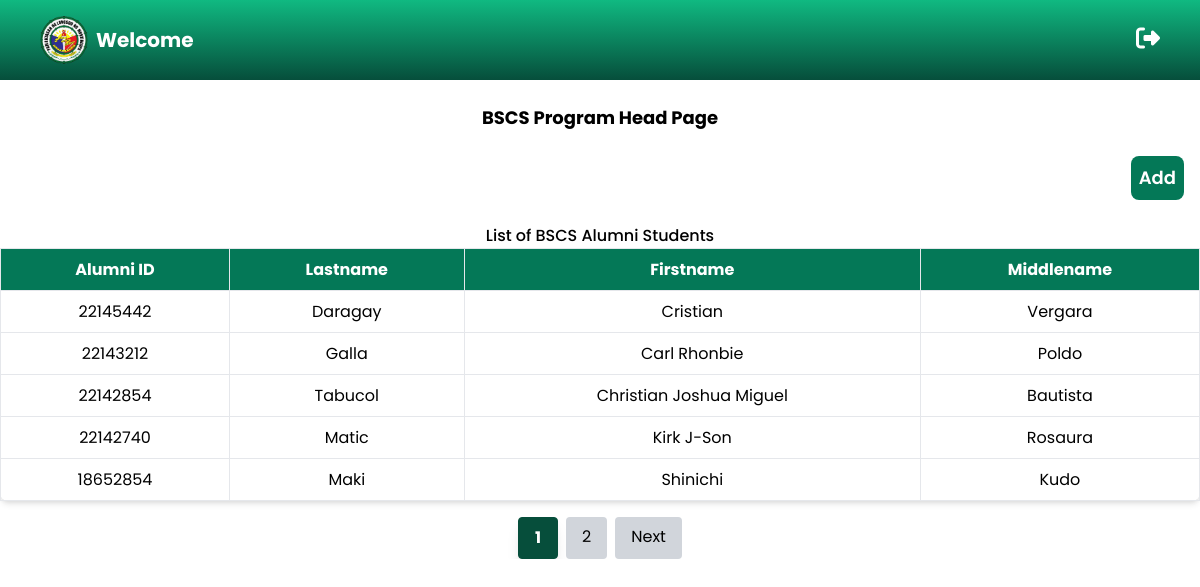
Screenshot of /Alumni_System/users/CITCS/BSCS/bscs_page.php with the database file from the repository.
### tables this page shows
CREATE TABLE `students_table` (
  `id` int(11) NOT NULL,
  `alumni_id` int(8) NOT NULL,
  `lastname` varchar(225) NOT NULL,
  `firstname` varchar(225) NOT NULL,
  `middlename` varchar(225) NOT NULL,
  `gender` enum('Male','Female','Others','') NOT NULL,
  `address` varchar(225) NOT NULL,
  `email` varchar(225) NOT NULL,
  `contact` int(11) NOT NULL
);

### Alumni_System/users/CITCS/BSCS/bscs_page.php (the view, shortened to what this page needs)
<?php
    include ("../../../includes/header.php");
    include ("../../../config/app.php");
    $limit = 10;
    $page = isset($_GET['page']) ? (int)$_GET['page'] : 1;
    $offset = ($page - 1) * $limit;
    $countQuery = "SELECT COUNT(*) AS total FROM students_table AS s
                JOIN students_background_table AS sb ON s.alumni_id = sb.alumni_id
                WHERE sb.program IN ('BSCS', 'BSIT', 'ACT')";
    $result = mysqli_query($conn, $countQuery);
    $row = mysqli_fetch_assoc($result);
    $totalPages = ceil($row['total'] / $limit);
?>
<body>
    <?php
        include ("../../../includes/nav.php");
    ?>
    <h1 class="text-lg text-center font-bold p-2">BSCS Program Head Page</h1>
            <div class="flex p-4 justify-end">
        <button id="openModal" class="bg-green-700 text-white p-2 rounded-lg hover:bg-green-900 transition text-lg font-semibold">
            Add
        </button>
        </div>
    <div class="mt-2 overflow-x-auto">
        <h2 class="text-md text-center font-medium">List of BSCS Alumni Students</h2>
        <table class="min-w-full bg-white border border-gray-300 rounded-lg shadow-md">
            <thead>
                <tr class="bg-green-700 text-white">
                    <th class="px-4 py-2 border">Alumni ID</th>
                    <th class="px-4 py-2 border">Lastname</th>
                    <th class="px-4 py-2 border">Firstname</th>
                    <th class="px-4 py-2 border">Middlename</th>
                </tr>
            </thead>
            <tbody>
                <?php
                $query = "SELECT s.alumni_id, s.lastname, s.firstname, s.middlename, sb.year_graduated, sb.batch_name, sb.program
                        FROM students_table AS s
                        JOIN students_background_table AS sb ON s.alumni_id = sb.alumni_id
                        WHERE TRIM(sb.program) IN ('BSCS')
                        LIMIT $limit OFFSET $offset";
                $result = mysqli_query($conn, $query);
                $numRows = mysqli_num_rows($result);
                if ($numRows > 0) {
                    while ($row = mysqli_fetch_assoc($result)) {
                        echo "<tr class='border-b text-center'>";
                        echo "<td class='px-4 py-2 border'>" . htmlspecialchars($row['alumni_id']) . "</td>";
                        echo "<td class='px-4 py-2 border'>" . htmlspecialchars($row['lastname']) . "</td>";
                        echo "<td class='px-4 py-2 border'>" . htmlspecialchars($row['firstname']) . "</td>";
                        echo "<td class='px-4 py-2 border'>" . htmlspecialchars($row['middlename']) . "</td>";
                        echo "</tr>";
                    }
                } else {
                    echo "<p class='text-red-500'>No records found</p>";
                }
                ?>
            </tbody>
        </table>
    <div class="mt-4 flex justify-center space-x-2">
        <?php for ($i = 1; $i <= $totalPages; $i++): ?>
            <a href="?page=<?php echo $i; ?>"
            class="px-4 py-2 rounded transition
                    <?php echo ($i == $page)
                        ? 'bg-green-900 text-white font-bold border border-green-900 shadow-lg'
                        : 'bg-gray-300 hover:bg-gray-400'; ?>">
                    <?php echo $i; ?>
            </a>
        <?php endfor; ?>
        <?php if ($page < $totalPages): ?>
            <a href="?page=<?php echo ($page + 1); ?>" class="px-4 py-2 bg-gray-300 rounded hover:bg-gray-400 transition">
                Next
            </a>
        <?php endif; ?>
    </div>
</body>
</html>

### Alumni_System/includes/header.php (style rules this page uses)
* { margin: 0; padding: 0; box-sizing: border-box; font-family: 'Poppins', sans-serif; }

### rows the page displays
students_table: alumni "22145442", lastname "Daragay", firstname "Cristian", middlename "Vergara"
students_table: alumni "22143212", lastname "Galla", firstname "Carl Rhonbie", middlename "Poldo"
students_table: alumni "22142854", lastname "Tabucol", firstname "Christian Joshua Miguel", middlename "Bautista"
students_table: alumni "22142740", lastname "Matic", firstname "Kirk J-Son", middlename "Rosaura"
students_table: alumni "18652854", lastname "Maki", firstname "Shinichi", middlename "Kudo"
